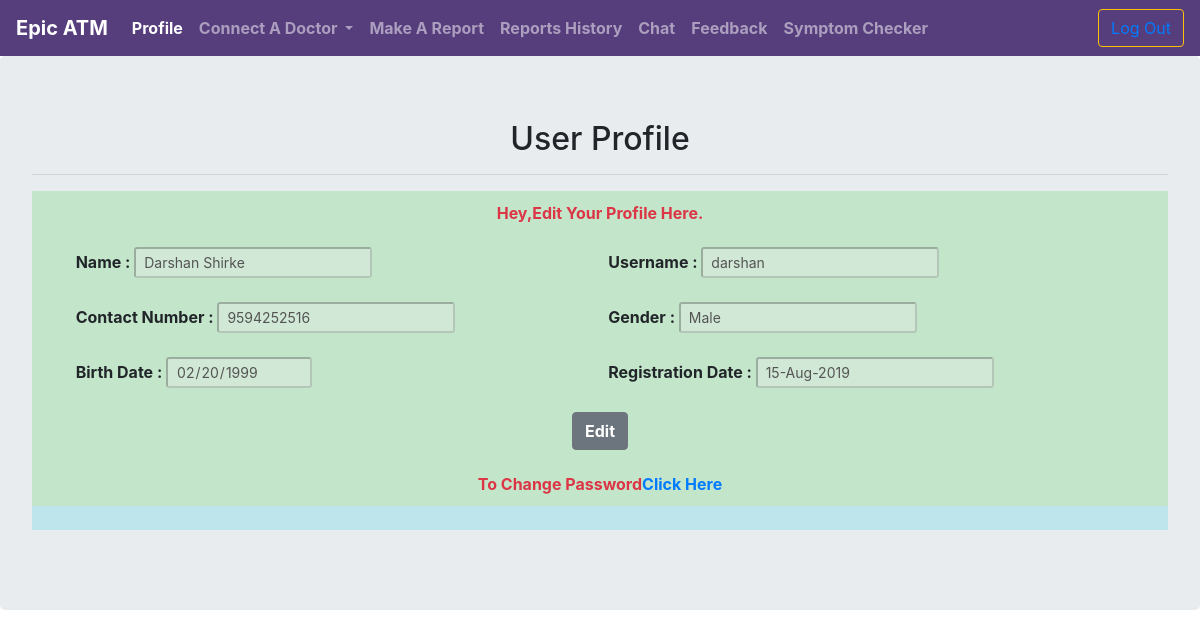
/userProfile.php (signed in), run on the app's committed database.
### tables this page shows
CREATE TABLE `users` (
  `user_id` int(11) NOT NULL,
  `username` varchar(50) NOT NULL,
  `user_name` varchar(50) NOT NULL,
  `email` varchar(50) NOT NULL,
  `user_contact` varchar(50) NOT NULL,
  `user_pass` varchar(20) NOT NULL,
  `user_gender` varchar(10) NOT NULL,
  `user_bdate` date NOT NULL,
  `user_type` varchar(20) NOT NULL,
  `user_regdate` date NOT NULL,
  `temp_key` varchar(200) NOT NULL
);

### userProfile.php (the view, shortened to what this page needs)
<html lang="en">
<head>
<?php
if($_SESSION["user_type"] == "patient"){
 require("userNav.php");
}elseif($_SESSION["user_type"] == "doctor"){
 require("docNav.php");
}elseif($_SESSION["user_type"] == "admin"){
 require("adminNav.php");
}else{header("location:logout.php");}
 ?>
</head>
<body>
<div class="jumbotron table-responsive">
<center><h2>User Profile</h2></center><hr>
<?php
include("db/conn.php");
	$user_id=$_SESSION['user_id'];
	$query = "select * from users where user_id='$user_id'";
	$result = mysqli_query($con,$query) or die( header("location:error.php?error=".mysqli_error($con)."") );
	$row=mysqli_fetch_assoc($result);
	$username=$row['username'];
	$user_name=$row['user_name'];
	$user_bdate=$row['user_bdate'];
	$user_bdate = date('Y-m-d', strtotime($user_bdate));
	$user_gender=$row['user_gender'];
	$user_contact=$row['user_contact'];
	$user_regdate=$row['user_regdate'];
	$user_regdate = date('d-M-Y', strtotime($user_regdate));
	echo '<table class="table table-borderless table-hover">
	<thead>
	<tr class="table-success">
		<th colspan="4" class="text-danger" scope="col"><center>Hey,Edit Your Profile Here. </center></th>
	</tr>
</thead>
<tbody>
	<tr class="table-success">
	<td></td>
	<td>
		<b>Name : </b><input type="text" class="form-control-sm" size="0" name="user_name" id="user_name" value="'.$user_name.'" disabled/>
	</td>
	<td>
		<b>Username : </b><input type="text" class="form-control-sm" size="0" name="username" id="username" value="'.$username.'" disabled/>
	</td>
	<td></td>
	</tr>
	<tr class="table-success">
	<td></td>
	<td>
		<b>Contact Number : </b><input type="text" class="form-control-sm" size="0" name="user_contact" id="user_contact" value="'.$user_contact.'" disabled/>
	</td>
	<td>
		<b>Gender : </b><input type="text" class="form-control-sm" size="0" name="user_gender" id="user_gender" value="'.$user_gender.'" disabled/>
	</td>
	<td></td>
	</tr>
	<tr class="table-success">
	<td></td>
	<td>
		<b>Birth Date : </b><input type="date" class="form-control-sm" size="0" name="user_bdate" id="user_bdate" value="'.$user_bdate.'" disabled/>
	</td>
	<td>
		<b>Registration Date : </b><input type="text" class="form-control-sm" size="0" name="user_regdate" id="user_regdate" value="'.$user_regdate.'" disabled/>
	</td>
	<td></td>
	</tr>';
echo'<tr class="table-success">
	<td colspan="4"><div class="d-flex justify-content-center" style="width:100%">';
	echo'<button id="edit1" class="font-weight-bold btn btn-secondary">Edit <ion-icon name="create"></ion-icon></button>
	<button id="tick1" class="font-weight-bold btn btn-success collapse" onclick=SaveProf()>Save Changes <ion-icon name="checkmark"></ion-icon></button>';
echo'</div></td></tr>';
echo'<tr class="table-success">
	<td colspan="4"><div class="d-flex justify-content-center font-weight-bold text-danger" style="width:100%">';
echo'To Change Password<a target="_blank" href="passChange.php">Click Here</a>';
echo'</div></td>
</tr>';
	echo'<tr class="table-info"><td colspan="4"><div class="text-center" id="response"></div></td></tr>';
	echo'</tbody></table>';
?>
</div>

### data on the page
users: user_name "Darshan Shirke", username "darshan", user_contact "9594252516", user_gender "Male", user_bdate "02/20/1999", user_regdate "15-Aug-2019"
